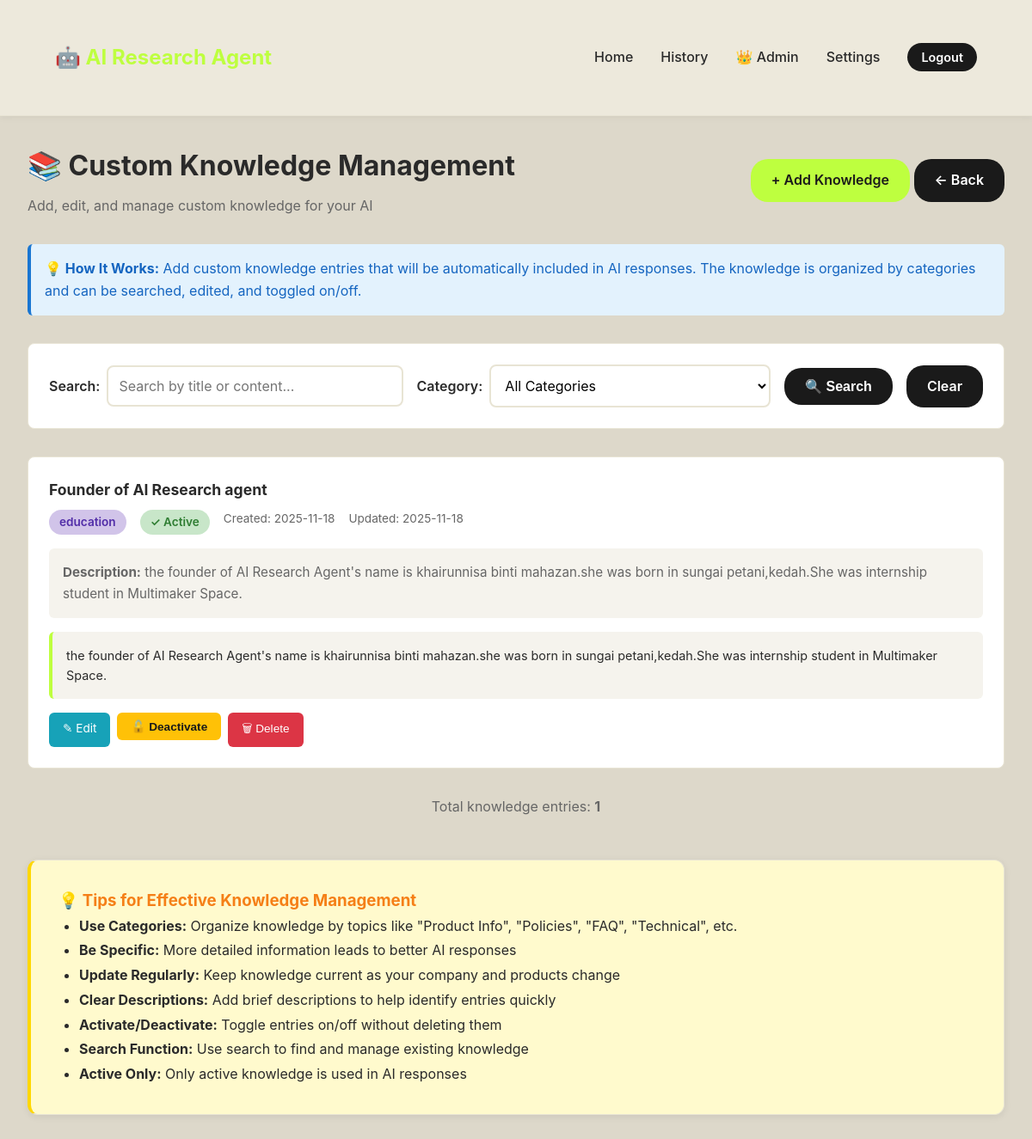
The page /admin/knowledge (signed in) on the database its author committed.
### app.py (models this page shows, shortened)
class Knowledge(db.Model):
    __tablename__ = 'knowledge'
    id = db.Column(db.Integer, primary_key=True)
    title = db.Column(db.String(200), nullable=False)
    category = db.Column(db.String(100), nullable=True)
    content = db.Column(db.Text, nullable=False)
    description = db.Column(db.String(500), nullable=True)
    created_at = db.Column(db.DateTime, default=datetime.utcnow)
    updated_at = db.Column(db.DateTime, default=datetime.utcnow, onupdate=datetime.utcnow)
    created_by = db.Column(db.Integer, db.ForeignKey('user.id'), nullable=True)
    is_active = db.Column(db.Boolean, default=True)
    creator = db.relationship('User', backref='knowledge_created')

### app.py (the view)
@app.route('/admin/knowledge', methods=['GET'])
@login_required
@admin_required
def manage_knowledge():
    page = request.args.get('page', 1, type=int)
    search_query = request.args.get('search', '', type=str)
    category_filter = request.args.get('category', '', type=str)
    query = Knowledge.query
    if search_query:
        query = query.filter(
            (Knowledge.title.ilike(f'%{search_query}%')) |
            (Knowledge.content.ilike(f'%{search_query}%'))
        )
    if category_filter:
        query = query.filter_by(category=category_filter)
    knowledge_paginated = query.order_by(Knowledge.created_at.desc()).paginate(
        page=page, per_page=10
    )
    categories = db.session.query(Knowledge.category).distinct().filter(
        Knowledge.category.isnot(None)
    ).all()
    categories = [cat[0] for cat in categories]
    return render_template('admin/knowledge.html',
                         knowledge=knowledge_paginated,
                         search_query=search_query,
                         categories=categories,
                         selected_category=category_filter)

### app.py (called while the page is built)
@app.before_request
def make_session_permanent():
    session.permanent = True
    app.permanent_session_lifetime = timedelta(days=7)

def login_required(f):
    @wraps(f)
    def decorated_function(*args, **kwargs):
        if 'user_id' not in session:
            flash('Please log in first', 'error')
            return redirect(url_for('login'))
        return f(*args, **kwargs)
    return decorated_function

def admin_required(f):
    @wraps(f)
    def decorated_function(*args, **kwargs):
        if 'user_id' not in session:
            flash('Please log in first', 'error')
            return redirect(url_for('login'))
        user = User.query.get(session['user_id'])
        if not user or not user.is_admin:
            flash('Admin access required', 'error')
            return redirect(url_for('index'))
        return f(*args, **kwargs)
    return decorated_function

### templates/admin/knowledge.html (shortened to what this page needs)
{% extends "base.html" %}
{% block content %}
<div class="container">
    <div class="knowledge-header">
        <div>
            <h1 style="color: var(--text-primary); margin: 0;">📚 Custom Knowledge Management</h1>
            <p style="color: var(--text-secondary); margin: 0.5rem 0 0 0;">Add, edit, and manage custom knowledge for your AI</p>
        </div>
        <div>
            <a href="{{ url_for('create_knowledge') }}" class="btn btn-primary">+ Add Knowledge</a>
            <a href="{{ url_for('admin_dashboard') }}" class="btn btn-secondary">← Back</a>
        </div>
    </div>
    <div class="info-box">
        <strong>💡 How It Works:</strong> Add custom knowledge entries that will be automatically included in AI responses. The knowledge is organized by categories and can be searched, edited, and toggled on/off.
    </div>
    <div class="knowledge-filters">
        <form method="GET" style="display: flex; gap: 1rem; flex-wrap: wrap; width: 100%; align-items: center;">
            <div class="filter-group" style="flex: 1; min-width: 200px;">
                <label for="search">Search:</label>
                <input type="text" id="search" name="search" placeholder="Search by title or content..."
                       value="{{ search_query or '' }}">
            </div>
            <div class="filter-group">
                <label for="category">Category:</label>
                <select id="category" name="category">
                    <option value="">All Categories</option>
                </select>
            </div>
            <button type="submit" class="btn btn-secondary">🔍 Search</button>
            <a href="{{ url_for('manage_knowledge') }}" class="btn btn-secondary">Clear</a>
        </form>
    </div>
    {% if knowledge.items %}
    {% for item in knowledge.items %}
    <div class="knowledge-item">
        <div class="knowledge-item-header">
            <div class="knowledge-item-title">
                <h3>{{ item.title }}</h3>
                <div class="knowledge-item-meta">
                    <span class="knowledge-category-badge">{{ item.category or 'General' }}</span>
                    <span class="knowledge-status {% if item.is_active %}status-active{% else %}status-inactive{% endif %}">
                        {% if item.is_active %}
                            ✓ Active
                        {% else %}
                            ✗ Inactive
                        {% endif %}
                    </span>
                    <span>Created: {{ item.created_at.strftime('%Y-%m-%d') }}</span>
                    <span>Updated: {{ item.updated_at.strftime('%Y-%m-%d') }}</span>
                </div>
            </div>
        </div>
        {% if item.description %}
        <div style="padding: 1rem; background: var(--card-bg); border-radius: 6px; margin-bottom: 1rem; font-size: 0.95rem; color: var(--text-secondary);">
            <strong>Description:</strong> {{ item.description }}
        </div>
        {% endif %}
        <div class="knowledge-content">{{ item.content }}</div>
        <div class="knowledge-actions">
            <a href="{{ url_for('edit_knowledge', knowledge_id=item.id) }}" class="btn-edit">✎ Edit</a>
            <form method="POST" action="{{ url_for('toggle_knowledge_active', knowledge_id=item.id) }}" style="display: inline;">
                <button type="submit" class="btn-toggle {% if not item.is_active %}inactive{% endif %}">
                    {% if item.is_active %}🔓 Deactivate{% else %}🔒 Activate{% endif %}
                </button>
            </form>
            <form method="POST" action="{{ url_for('delete_knowledge', knowledge_id=item.id) }}"
                  style="display: inline;"
                  onsubmit="return confirm('Are you sure you want to delete this knowledge entry?');">
                <button type="submit" class="btn-delete">🗑 Delete</button>
            </form>
        </div>
    </div>
    {% endfor %}
    <p style="text-align: center; margin-top: 2rem; color: var(--text-secondary);">
        Total knowledge entries: <strong>{{ knowledge.total }}</strong>
    </p>
    {% endif %}
    <div class="card" style="margin-top: 3rem; background: #FFFACD; border-left: 4px solid #FFD700;">
        <h3 style="color: #F57F17; margin-top: 0;">💡 Tips for Effective Knowledge Management</h3>
        <ul style="margin-left: 1.5rem; color: var(--text-primary); line-height: 1.8;">
            <li><strong>Use Categories:</strong> Organize knowledge by topics like "Product Info", "Policies", "FAQ", "Technical", etc.</li>
            <li><strong>Be Specific:</strong> More detailed information leads to better AI responses</li>
            <li><strong>Update Regularly:</strong> Keep knowledge current as your company and products change</li>
            <li><strong>Clear Descriptions:</strong> Add brief descriptions to help identify entries quickly</li>
            <li><strong>Activate/Deactivate:</strong> Toggle entries on/off without deleting them</li>
            <li><strong>Search Function:</strong> Use search to find and manage existing knowledge</li>
            <li><strong>Active Only:</strong> Only active knowledge is used in AI responses</li>
        </ul>
    </div>
</div>
{% endblock %}

### templates/base.html (style rules this page uses)
* { margin: 0; padding: 0; box-sizing: border-box; }
:root { --bg-primary: #DDD8CA; --bg-light: #EDE9DC; --accent-green: #BEFF3F; --accent-dark: #1a1a1a; --text-primary: #2a2a2a; --text-secondary: #666; --white: #ffffff; --card-bg: #F5F3ED; --border-color: #E8E4D4; }
body { font-family: 'Poppins', -apple-system, BlinkMacSystemFont, 'Segoe UI', Roboto, sans-serif; background: var(--bg-primary); color: var(--text-primary); min-height: 100vh; line-height: 1.6; }
.container { max-width: 1200px; margin: 0 auto; padding: 2rem; }
.card { background: var(--card-bg); border-radius: 12px; padding: 2rem; box-shadow: 0 2px 8px rgba(0, 0, 0, 0.08); border: 1px solid var(--border-color); margin-bottom: 1.5rem; }
label { display: block; margin-bottom: 0.5rem; font-weight: 600; color: var(--text-primary); }
input[type="text"], input[type="email"], input[type="password"], textarea, select { width: 100%; padding: 0.75rem; border: 2px solid var(--border-color); border-radius: 8px; font-family: inherit; font-size: 1rem; transition: border-color 0.3s, box-shadow 0.3s; background: var(--white); }
.btn { padding: 0.75rem 1.5rem; border: none; border-radius: 20px; font-size: 1rem; font-weight: 600; cursor: pointer; transition: all 0.3s; text-decoration: none; display: inline-block; }
.btn-primary { background: var(--accent-green); color: var(--accent-dark); }
.btn-secondary { background: var(--accent-dark); color: var(--white); }

### templates/admin/knowledge.html (style rules this page uses)
.knowledge-header { display: flex; justify-content: space-between; align-items: center; margin-bottom: 2rem; flex-wrap: wrap; gap: 1rem; }
.knowledge-filters { background: var(--white); padding: 1.5rem; border-radius: 8px; margin-bottom: 2rem; border: 1px solid var(--border-color); display: flex; gap: 1rem; flex-wrap: wrap; align-items: center; }
.filter-group { display: flex; gap: 0.5rem; align-items: center; flex: 1; min-width: 200px; }
.filter-group label { margin: 0; font-weight: 600; white-space: nowrap; }
.filter-group input, .filter-group select { flex: 1; min-width: 150px; }
.knowledge-item { background: var(--white); border: 1px solid var(--border-color); border-radius: 8px; padding: 1.5rem; margin-bottom: 1rem; transition: all 0.3s; }
.knowledge-item-header { display: flex; justify-content: space-between; align-items: start; margin-bottom: 1rem; }
.knowledge-item-title { flex: 1; }
.knowledge-item-title h3 { color: var(--text-primary); margin: 0 0 0.5rem 0; font-size: 1.1rem; }
.knowledge-item-meta { display: flex; gap: 1rem; flex-wrap: wrap; font-size: 0.85rem; color: var(--text-secondary); margin-top: 0.5rem; }
.knowledge-category-badge { display: inline-block; background: #D1C4E9; color: #512DA8; padding: 0.25rem 0.75rem; border-radius: 20px; font-weight: 600; font-size: 0.85rem; }
.knowledge-status { display: inline-flex; align-items: center; gap: 0.5rem; padding: 0.25rem 0.75rem; border-radius: 20px; font-size: 0.85rem; font-weight: 600; }
.status-active { background: #C8E6C9; color: #2E7D32; }
.knowledge-content { background: var(--card-bg); padding: 1rem; border-radius: 6px; margin-bottom: 1rem; max-height: 150px; overflow-y: auto; border-left: 4px solid var(--accent-green); font-size: 0.9rem; line-height: 1.6; white-space: pre-wrap; word-wrap: break-word; }
.knowledge-actions { display: flex; gap: 0.5rem; flex-wrap: wrap; }
.knowledge-actions a, .knowledge-actions button { padding: 0.5rem 1rem; font-size: 0.85rem; border: none; cursor: pointer; border-radius: 6px; text-decoration: none; transition: all 0.3s; }
.btn-edit { background: #17a2b8; color: white; }
.btn-toggle { background: #ffc107; color: var(--accent-dark); font-weight: 600; }
.btn-delete { background: #dc3545; color: white; }
.info-box { background: #E3F2FD; border-left: 4px solid #1976D2; padding: 1rem; border-radius: 6px; margin-bottom: 2rem; color: #1565C0; }

### rows shown on the page
Knowledge: title "Founder of AI Research agent", category "education", is_active "✓ Active", created_at "2025-11-18", updated_at "2025-11-18", description "the founder of AI Research Agent's name is khairunnisa binti mahazan.she was born in sungai petani,kedah.She was internship student in Multimaker Space.", content "the founder of AI Research Agent's name is khairunnisa binti mahazan.she was born in sungai petani,kedah.She was internship student in Multimaker Space."

### other values the page prints
{{ knowledge.total }} "1"
